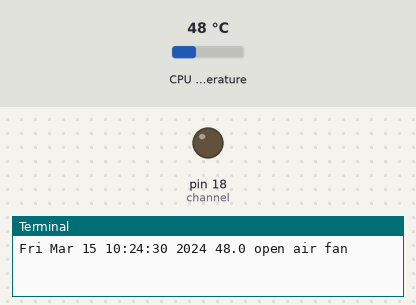
Recording of a program running on a simulated Raspberry Pi (header pin numbers). On the bench: output pins drawn as LEDs (lit = HIGH), the last lines printed to the terminal. The inputs (shaded band) are chosen by the test bench; at power-on: CPU temperature 48 °C. The clock reads 2024-03-15 10:24:30 at power-on unless the program sets it.

Above: at 1.2 s.
1.3 s: CPU temperature set to 39 °C
5.5 s: CPU temperature set to 36 °C
At 6.3 s:
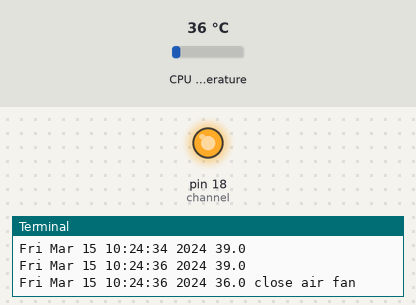
8.2 s: CPU temperature set to 44 °C
11.2 s: CPU temperature set to 47 °C
At 13.4 s:
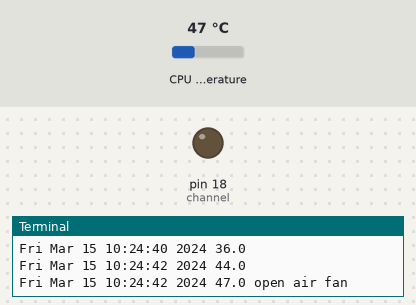
13.9 s: CPU temperature set to 31 °C
At 15.0 s:
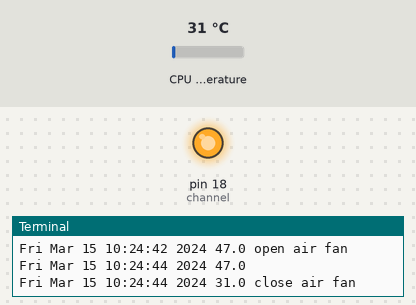
Timing chart, 0 to 16.9 s (numbered marks = the images above; inputs shaded):
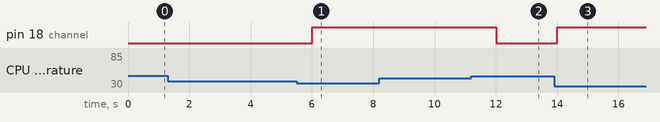

The program:

raspi_fan_code.py
```python
import sys
import time
try:
    import RPi.GPIO as GPIO
except RuntimeError:
    print("Error importing RPi.GPIO!  This is probably because you need superuser privileges.  You can achieve this by using 'sudo' to run your script")


def cpu_temp():
    with open("/sys/class/thermal/thermal_zone0/temp", 'r') as f:
        return float(f.read())/1000


def main():
    channel = 18
    GPIO.setmode(GPIO.BOARD)
    GPIO.setwarnings(False)

    # close air fan first
    GPIO.setup(channel, GPIO.OUT, initial=GPIO.HIGH)
    is_close = True
    while True:
        temp = cpu_temp()
        if is_close:
            if temp > 45.0:
                print(time.ctime(), temp, 'open air fan')
                GPIO.output(channel, GPIO.LOW)
                is_close = False
        else:
            if temp < 38.0:
                print(time.ctime(), temp, 'close air fan')
                GPIO.output(channel, GPIO.HIGH)
                is_close = True

        time.sleep(2.0)
        print(time.ctime(), temp)


if __name__ == '__main__':
    main()
```

Measured:
- the behaviour switches between 38 and 37 °C on CPU temperature (found by bisection; images 0 and 1)
- the behaviour switches between 45 and 46 °C on CPU temperature (found by bisection; images 1 and 2)
- after the input at 5.5 s, pin 18 (channel): LOW → HIGH after 0.50 s
- after the input at 11.2 s, pin 18 (channel): HIGH → LOW after 0.81 s
- after the input at 13.9 s, pin 18 (channel): LOW → HIGH after 0.11 s
